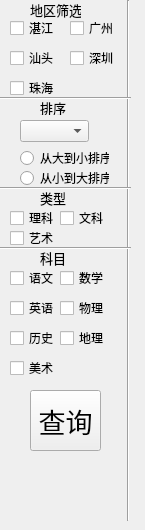
    <widget class="QWidget" name="searchpage">
     <widget class="Line" name="line_7">
      <property name="geometry">
       <rect>
        <x>120</x>
        <y>0</y>
        <width>16</width>
        <height>521</height>
       </rect>
      </property>
      <property name="orientation">
       <enum>Qt::Vertical</enum>
      </property>
     </widget>
     <widget class="Line" name="line_8">
      <property name="geometry">
       <rect>
        <x>0</x>
        <y>90</y>
        <width>131</width>
        <height>16</height>
       </rect>
      </property>
      <property name="orientation">
       <enum>Qt::Horizontal</enum>
      </property>
     </widget>
     <widget class="Line" name="line_9">
      <property name="geometry">
       <rect>
        <x>0</x>
        <y>180</y>
        <width>131</width>
        <height>16</height>
       </rect>
      </property>
      <property name="orientation">
       <enum>Qt::Horizontal</enum>
      </property>
     </widget>
     <widget class="QCheckBox" name="checkBox">
      <property name="geometry">
       <rect>
        <x>10</x>
        <y>20</y>
        <width>51</width>
        <height>16</height>
       </rect>
      </property>
      <property name="font">
       <font>
        <family>微软雅黑</family>
       </font>
      </property>
      <property name="text">
       <string>湛江</string>
      </property>
     </widget>
     <widget class="QCheckBox" name="checkBox_2">
      <property name="geometry">
       <rect>
        <x>70</x>
        <y>20</y>
        <width>51</width>
        <height>16</height>
       </rect>
      </property>
      <property name="font">
       <font>
        <family>微软雅黑</family>
       </font>
      </property>
      <property name="text">
       <string>广州</string>
      </property>
     </widget>
     <widget class="QCheckBox" name="checkBox_3">
      <property name="geometry">
       <rect>
        <x>10</x>
        <y>50</y>
        <width>51</width>
        <height>16</height>
       </rect>
      </property>
      <property name="font">
       <font>
        <family>微软雅黑</family>
       </font>
      </property>
      <property name="text">
       <string>汕头</string>
      </property>
     </widget>
     <widget class="QCheckBox" name="checkBox_4">
      <property name="geometry">
       <rect>
        <x>70</x>
        <y>50</y>
        <width>51</width>
        <height>16</height>
       </rect>
      </property>
      <property name="font">
       <font>
        <family>微软雅黑</family>
       </font>
      </property>
      <property name="text">
       <string>深圳</string>
      </property>
     </widget>
     <widget class="QCheckBox" name="checkBox_5">
      <property name="geometry">
       <rect>
        <x>10</x>
        <y>80</y>
        <width>51</width>
        <height>16</height>
       </rect>
      </property>
      <property name="font">
       <font>
        <family>微软雅黑</family>
       </font>
      </property>
      <property name="text">
       <string>珠海</string>
      </property>
     </widget>
     <widget class="QLabel" name="label_35">
      <property name="geometry">
       <rect>
        <x>30</x>
        <y>0</y>
        <width>51</width>
        <height>20</height>
       </rect>
      </property>
      <property name="font">
       <font>
        <family>微软雅黑</family>
        <pointsize>10</pointsize>
       </font>
      </property>
      <property name="text">
       <string>地区筛选</string>
      </property>
     </widget>
     <widget class="QLabel" name="label_36">
      <property name="geometry">
       <rect>
        <x>40</x>
        <y>100</y>
        <width>30</width>
        <height>15</height>
       </rect>
      </property>
      <property name="font">
       <font>
        <family>微软雅黑</family>
        <pointsize>10</pointsize>
       </font>
      </property>
      <property name="text">
       <string>排序</string>
      </property>
     </widget>
     <widget class="QComboBox" name="comboBox_5">
      <property name="geometry">
       <rect>
        <x>20</x>
        <y>120</y>
        <width>69</width>
        <height>22</height>
       </rect>
      </property>
     </widget>
     <widget class="QLabel" name="label_37">
      <property name="geometry">
       <rect>
        <x>40</x>
        <y>190</y>
        <width>31</width>
        <height>16</height>
       </rect>
      </property>
      <property name="font">
       <font>
        <family>微软雅黑</family>
        <pointsize>10</pointsize>
       </font>
      </property>
      <property name="text">
       <string>类型</string>
      </property>
     </widget>
     <widget class="QCheckBox" name="checkBox_8">
      <property name="geometry">
       <rect>
        <x>10</x>
        <y>210</y>
        <width>51</width>
        <height>16</height>
       </rect>
      </property>
      <property name="font">
       <font>
        <family>微软雅黑</family>
       </font>
      </property>
      <property name="text">
       <string>理科</string>
      </property>
     </widget>
     <widget class="QCheckBox" name="checkBox_9">
      <property name="geometry">
       <rect>
        <x>60</x>
        <y>210</y>
        <width>51</width>
        <height>16</height>
       </rect>
      </property>
      <property name="font">
       <font>
        <family>微软雅黑</family>
       </font>
      </property>
      <property name="text">
       <string>文科</string>
      </property>
     </widget>
     <widget class="QCheckBox" name="checkBox_10">
      <property name="geometry">
       <rect>
        <x>10</x>
        <y>230</y>
        <width>51</width>
        <height>16</height>
       </rect>
      </property>
      <property name="font">
       <font>
        <family>微软雅黑</family>
       </font>
      </property>
      <property name="text">
       <string>艺术</string>
      </property>
     </widget>
     <widget class="Line" name="line_10">
      <property name="geometry">
       <rect>
        <x>0</x>
        <y>240</y>
        <width>131</width>
        <height>16</height>
       </rect>
      </property>
      <property name="orientation">
       <enum>Qt::Horizontal</enum>
      </property>
     </widget>
     <widget class="QLabel" name="label_38">
      <property name="geometry">
       <rect>
        <x>40</x>
        <y>250</y>
        <width>31</width>
        <height>16</height>
       </rect>
      </property>
      <property name="font">
       <font>
        <family>微软雅黑</family>
        <pointsize>10</pointsize>
       </font>
      </property>
      <property name="text">
       <string>科目</string>
      </property>
     </widget>
     <widget class="QCheckBox" name="checkBox_11">
      <property name="geometry">
       <rect>
        <x>10</x>
        <y>270</y>
        <width>51</width>
        <height>16</height>
       </rect>
      </property>
      <property name="font">
       <font>
        <family>微软雅黑</family>
       </font>
      </property>
      <property name="text">
       <string>语文</string>
      </property>
     </widget>
     <widget class="QCheckBox" name="checkBox_12">
      <property name="geometry">
       <rect>
        <x>10</x>
        <y>360</y>
        <width>51</width>
        <height>16</height>
       </rect>
      </property>
      <property name="font">
       <font>
        <family>微软雅黑</family>
       </font>
      </property>
      <property name="text">
       <string>美术</string>
      </property>
     </widget>
     <widget class="QCheckBox" name="checkBox_13">
      <property name="geometry">
       <rect>
        <x>60</x>
        <y>270</y>
        <width>51</width>
        <height>16</height>
       </rect>
      </property>
      <property name="font">
       <font>
        <family>微软雅黑</family>
       </font>
      </property>
      <property name="text">
       <string>数学</string>
      </property>
     </widget>
     <widget class="QCheckBox" name="checkBox_14">
      <property name="geometry">
       <rect>
        <x>60</x>
        <y>330</y>
        <width>51</width>
        <height>16</height>
       </rect>
      </property>
      <property name="font">
       <font>
        <family>微软雅黑</family>
       </font>
      </property>
      <property name="text">
       <string>地理</string>
      </property>
     </widget>
     <widget class="QCheckBox" name="checkBox_15">
      <property name="geometry">
       <rect>
        <x>60</x>
        <y>300</y>
        <width>51</width>
        <height>16</height>
       </rect>
      </property>
      <property name="font">
       <font>
        <family>微软雅黑</family>
       </font>
      </property>
      <property name="text">
       <string>物理</string>
      </property>
     </widget>
     <widget class="QCheckBox" name="checkBox_16">
      <property name="geometry">
       <rect>
        <x>10</x>
        <y>300</y>
        <width>51</width>
        <height>16</height>
       </rect>
      </property>
      <property name="font">
       <font>
        <family>微软雅黑</family>
       </font>
      </property>
      <property name="text">
       <string>英语</string>
      </property>
     </widget>
     <widget class="QCheckBox" name="checkBox_17">
      <property name="geometry">
       <rect>
        <x>10</x>
        <y>330</y>
        <width>51</width>
        <height>16</height>
       </rect>
      </property>
      <property name="font">
       <font>
        <family>微软雅黑</family>
       </font>
      </property>
      <property name="text">
       <string>历史</string>
      </property>
     </widget>
     <widget class="QPushButton" name="pushButton_5">
      <property name="geometry">
       <rect>
        <x>30</x>
        <y>390</y>
        <width>71</width>
        <height>61</height>
       </rect>
      </property>
      <property name="font">
       <font>
        <family>微软雅黑</family>
        <pointsize>20</pointsize>
       </font>
      </property>
      <property name="text">
       <string>查询</string>
      </property>
     </widget>
     <widget class="QRadioButton" name="radioButton_4">
      <property name="geometry">
       <rect>
        <x>20</x>
        <y>150</y>
        <width>89</width>
        <height>16</height>
       </rect>
      </property>
      <property name="font">
       <font>
        <family>微软雅黑</family>
       </font>
      </property>
      <property name="text">
       <string>从大到小排序</string>
      </property>
     </widget>
     <widget class="QRadioButton" name="radioButton_5">
      <property name="geometry">
       <rect>
        <x>20</x>
        <y>170</y>
        <width>89</width>
        <height>16</height>
       </rect>
      </property>
      <property name="font">
       <font>
        <family>微软雅黑</family>
       </font>
      </property>
      <property name="text">
       <string>从小到大排序</string>
      </property>
     </widget>
    </widget>
